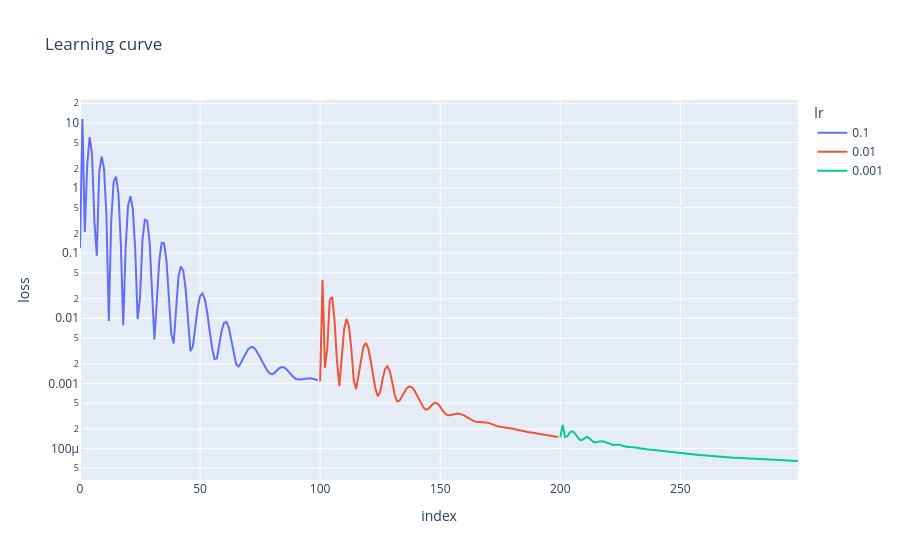

Write notebook code for a chart like this one.
### Code cell
phase = torch.tensor(floor[0], dtype=torch.float64, requires_grad=True)
frequency = torch.tensor(rough_frequency, dtype=torch.float64, requires_grad=True)

t2 = phase + 1 / frequency * (di.long().cumsum(0).to(torch.float64) - 1)
learning_curve = []

for lr in [1e-1, 1e-2, 1e-3]:
    optimizer = torch.optim.Adam([phase, frequency], lr=lr)
    for i in range(100):
        optimizer.zero_grad()
        l = loss(t2)
        l.backward()
        optimizer.step()
        t2 = phase + 1 / frequency * (di.long().cumsum(0).float() - 1)
        learning_curve.append((lr, i, l.item()))

px.line(
    pd.DataFrame(learning_curve, columns=["lr", "iteration", "loss"]),
    y="loss",
    log_y=True,
    color="lr",
    title="Learning curve",
)
